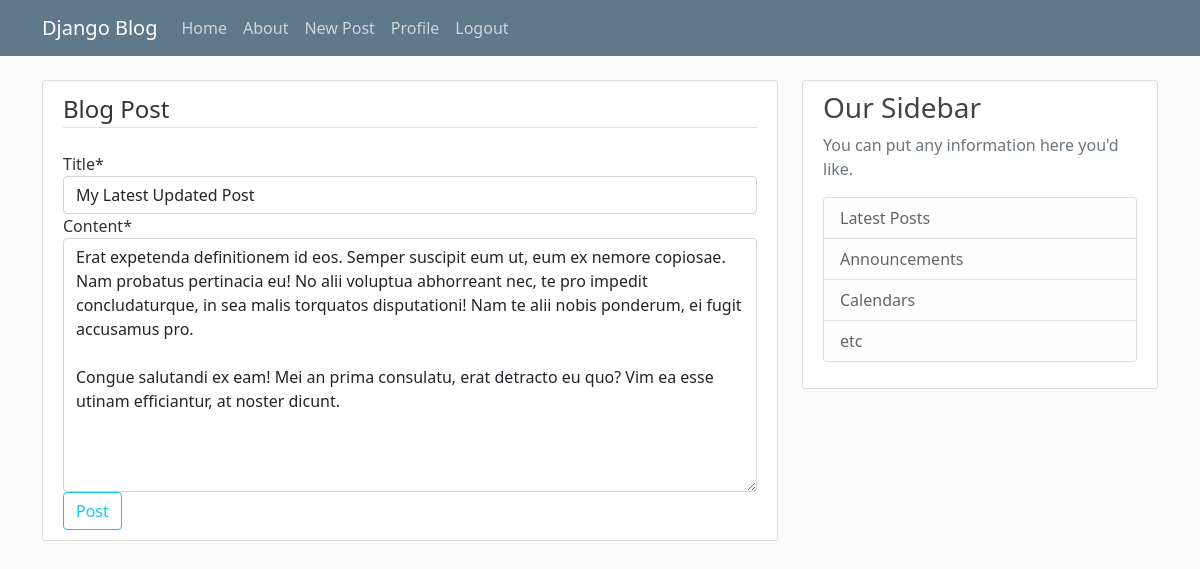
The page /test/post/33/update/ (signed in) on the database its author committed.
### test2/models.py (models this page shows, shortened)
class Post2(models.Model):
    title = models.CharField(max_length=100)
    content = models.TextField()
    date_posted = models.DateTimeField(default=timezone.now)
    author = models.ForeignKey(User, on_delete=models.CASCADE)

### test2/views.py (the view, shortened to what this page needs)
# urls.py: path('post/<int:pk>/update/', PostUpdateView.as_view(), name='post-update'),
class PostUpdateView(LoginRequiredMixin, UserPassesTestMixin, UpdateView):
    model = Post2
    fields = ['title', 'content']
    def test_func(self):
        post = self.get_object()
        if self.request.user == post.author:
            return True
        return False

### test2/templates/test2/post2_form.html (shortened to what this page needs)
{% extends "test2/base.html" %}
{% load crispy_forms_tags %}
{% block content %}
    <div class="content-section">
        <form method="POST">
            <fieldset class="form-group">
                <legend class="border-bottom mb-4">Blog Post</legend>
                {{ form|crispy }}
            </fieldset>
            <div class="form-group">
                <button class="btn btn-outline-info" type="submit">Post</button>
            </div>
        </form>
    </div>
{% endblock content %}

### test2/static/test2/main2.css (style rules this page uses)
body { background: #fafafa; color: #333333; margin-top: 5rem; }
.content-section { background: #ffffff; padding: 10px 20px; border: 1px solid #dddddd; border-radius: 3px; margin-bottom: 20px; }

### rows shown on the page
Post2: title "My Latest Updated Post", content "Erat expetenda definitionem id eos. Semper suscipit eum ut, eum ex nemore copiosae. Nam probatus pertinacia eu! No alii voluptua abhorreant nec, te pro impedit concludaturque, in sea malis torquatos disputationi! Nam te alii nobis ponderum, ei fugit accusamus pro. Congue salutandi ex eam! Mei an prima consulatu, erat detracto eu quo? Vim ea esse utinam efficiantur, at noster dicunt."
